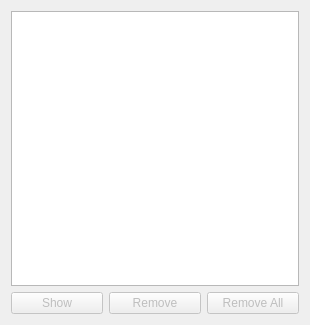
<?xml version="1.0" encoding="UTF-8"?>
<ui version="4.0">
 <class>DownloadsPalette_Base</class>
 <widget class="QDialog" name="DownloadsPalette_Base">
  <property name="geometry">
   <rect>
    <x>0</x>
    <y>0</y>
    <width>310</width>
    <height>325</height>
   </rect>
  </property>
  <property name="windowTitle">
   <string>Downloads</string>
  </property>
  <layout class="QVBoxLayout" name="verticalLayout">
   <item>
    <widget class="QListView" name="listView"/>
   </item>
   <item>
    <layout class="QHBoxLayout" name="horizontalLayout">
     <item>
      <widget class="QPushButton" name="showInButton">
       <property name="enabled">
        <bool>false</bool>
       </property>
       <property name="text">
        <string>Show</string>
       </property>
       <property name="autoDefault">
        <bool>false</bool>
       </property>
      </widget>
     </item>
     <item>
      <widget class="QPushButton" name="removeButton">
       <property name="enabled">
        <bool>false</bool>
       </property>
       <property name="text">
        <string>Remove</string>
       </property>
      </widget>
     </item>
     <item>
      <widget class="QPushButton" name="removeAllButton">
       <property name="enabled">
        <bool>false</bool>
       </property>
       <property name="text">
        <string>Remove All</string>
       </property>
      </widget>
     </item>
    </layout>
   </item>
  </layout>
 </widget>
 <resources/>
 <connections/>
</ui>
